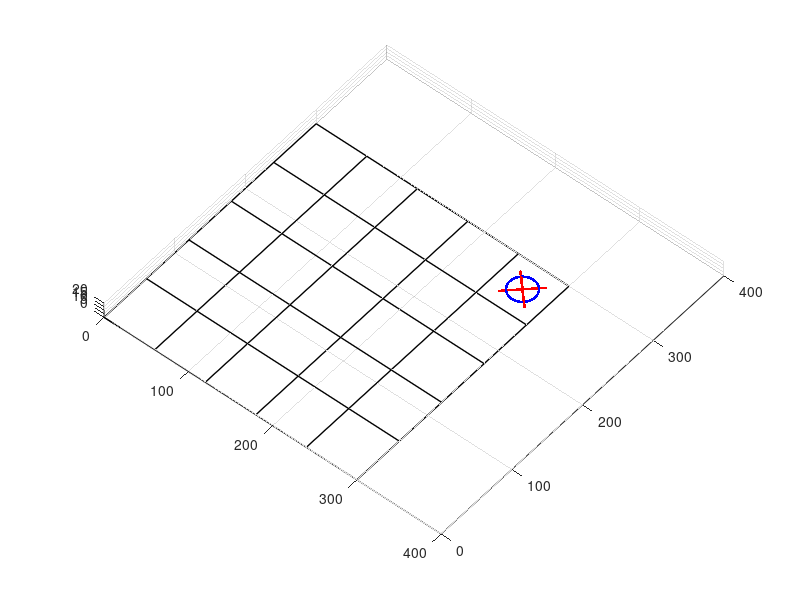

Source code (MATLAB):
clc
clear all
BoardSize = 300;
SquareNumber = input('nhap so lieu ban co: '); 
SquareSize = BoardSize/SquareNumber; 
i0 = input('nhap hang X: '); j0 = input('nhap cot X: ');
i10 = input('nhap hang O: '); j10 = input('nhap cot O: ');
i = i0-1;
j = j0-1;
i1 = i10-1;
j1 = j10-1;
l01 = 100; l02 = 100;
l2 = 300; l3 = 200; l4 = 150; r = BoardSize/(4*SquareNumber); l1 = 100;
xij = (BoardSize/SquareNumber)*(j+0.5); yij = (BoardSize/SquareNumber)*(i+0.5);
xij1 = (BoardSize/SquareNumber)*(j1+0.5); yij1 = (BoardSize/SquareNumber)*(i1+0.5);
xa1 = xij+r ; ya1 = yij+r ;
xb1 = xij-r; yb1 = yij-r ;
xa2 = xij-r ; ya2 = yij+r ;
xb2 = xij+r; yb2 = yij-r ;

fig = figure('Name','CaroBot','NumberTitle','off');

hold on;
grid on;

view([40 50]);

axis manual;
axis fill;
axis equal;
axis([0 400 0 400 0 20]);

Coner = [0 0 0];
Origin = [0 0 0];

for i = 0:1:SquareNumber
    line([(Coner(1) + i * SquareSize) (Coner(1) + i * SquareSize)],[(Coner(2)) (Coner(2) + BoardSize)],'Color','k','LineWidth',1); 
    line([(Coner(1)) (Coner(1) + BoardSize)],[(Coner(2) + i * SquareSize) (Coner(2) + i * SquareSize)],'Color','k','LineWidth',1);
end


for t = 0:0.01:1
    
    x = xa1 + (xb1-xa1)*t;
    y = ya1 + (yb1-ya1)*t;
    
    A = x+l01;
    B = y-l02;
    
    c2 = (A^2 + B^2 - l2^2 - l3^2)/(2*l2*l3);
    s2 = sqrt(abs(1 - c2^2));
    t2 = atan2(s2,c2);
    
    s1 = B*(l3*c2 + l2) - A*(l3*s2);
    c1 = A*(l3*c2 + l2) + B*(l3*s2);
    t1 = atan2(s1,c1);
    
    Px = l2*cos(t1) + l3*cos(t1 + t2) - l01;
    Py = l2*sin(t1) + l3*sin(t1 + t2) + l02;
    Pz = l1 - l4;
    
    plot3(Px,Py,0,'.r');
    pause(0.002);
    hold on;
    grid on;
   
end

for t = 0:0.01:1
    
    x = xa2 + (xb2-xa2)*t;
    y = ya2 + (yb2-ya2)*t;
    
    A = x+l01;
    B = y-l02;
    
    c2 = (A^2 + B^2 - l2^2 - l3^2)/(2*l2*l3);
    s2 = sqrt(abs(1 - c2^2));
    t2 = atan2(s2,c2);
    
    s1 = B*(l3*c2 + l2) - A*(l3*s2);
    c1 = A*(l3*c2 + l2) + B*(l3*s2);
    t1 = atan2(s1,c1);
    
    Px = l2*cos(t1) + l3*cos(t1 + t2) - l01;
    Py = l2*sin(t1) + l3*sin(t1 + t2) + l02;
    Pz = l1 - l4;
    
    plot3(Px,Py,0,'.r');
    pause(0.001);
    hold on;
    grid on;
   
end

for t = 0:0.01:2*pi
    
    x = xij1 + r*cos(t);
    y = yij1 + r*sin(t);
    
    A = x+l01;
    B = y-l02;
    
    c2 = (A^2 + B^2 - l2^2 - l3^2)/(2*l2*l3);
    s2 = sqrt(abs(1 - c2^2));
    t2 = atan2(s2,c2);
    
    s1 = B*(l3*c2 + l2) - A*(l3*s2);
    c1 = A*(l3*c2 + l2) + B*(l3*s2);
    t1 = atan2(s1,c1);
    
    Px = l2*cos(t1) + l3*cos(t1 + t2) - l01;
    Py = l2*sin(t1) + l3*sin(t1 + t2) + l02;
    Pz = l1 - l4;
    
    plot3(Px,Py,0,'.b');
    pause(0.002);
    hold on;
    grid on;
   
end